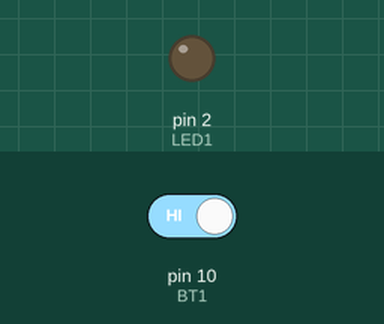
Simulated run of this sketch. Board: Arduino Uno, built with avr-gcc and run on an emulated ATmega328P. On the bench: output pins drawn as LEDs (lit = HIGH). The test bench sets the inputs (shaded band); at power-on: pin 10 (BT1) HIGH.

Above: at 1.2 s.
1.3 s: pin 10 (BT1) driven LOW
At 2.0 s:
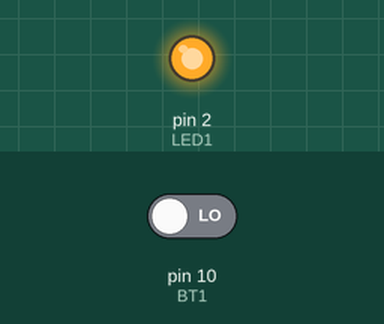
2.8 s: pin 10 (BT1) driven HIGH
At 3.4 s:
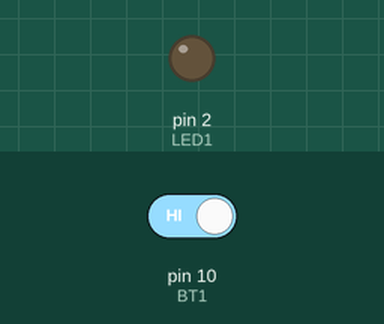
Timing chart, 0 to 5.8 s (numbered marks = the images above; inputs shaded):
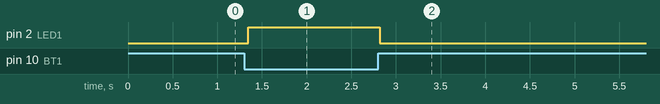

The sketch:

Debounce_45ms.ino
```cpp
// ======================== VARIÁVEIS =========================================================================================//
#define LED1 2
#define BT1 10
#define DebounceTime 45

bool LED1STATUS = 0;
bool BT1STATUS = 0;
// ============================================================================================================================= //

// ============================= FUNÇÃO DE ELIMINAÇÃO DEBOUNCE ==================================================================//

void Lebotoes();

// =============================================================================================================================//

// ============================== DEFINIÇÃO DE ENTRADAS E SAÍDAS ===============================================================//
void setup(){

pinMode(LED1,OUTPUT);
pinMode(BT1,INPUT);

}
// ==============================================================================================================================//

// ============================== FUNÇÃO PRINCIPAL ==============================================================================//
void loop(){

Lebotoes();
digitalWrite(LED1,BT1STATUS);

}

// ================================================================================================================================//

// ================================ DEBOUNCE ======================================================================================//

void Lebotoes(){

static bool BT1_FLAG = 0;
static long long BT1_DEBOUNCE = 0;            // variável statica //

if(!digitalRead(BT1) && !BT1_FLAG){         // leitura de status lógico do botão e sinalização de flag //
BT1_FLAG = 1;
BT1_DEBOUNCE = millis();
}

if (!digitalRead(BT1) && BT1_FLAG && (BT1_DEBOUNCE + DebounceTime < millis())) {

  BT1_DEBOUNCE = millis();
  BT1STATUS = 1;

}

if (digitalRead(BT1) && BT1_FLAG && (BT1_DEBOUNCE + DebounceTime < millis())) {

  BT1_FLAG = 0;
  BT1STATUS = 0;
}
}

//=============================== END ============================================================================================//
```

Measured:
- after the input at 1.3 s, pin 2 (LED1): LOW → HIGH after 0.05 s
- after the input at 2.8 s, pin 2 (LED1): HIGH → LOW at once
